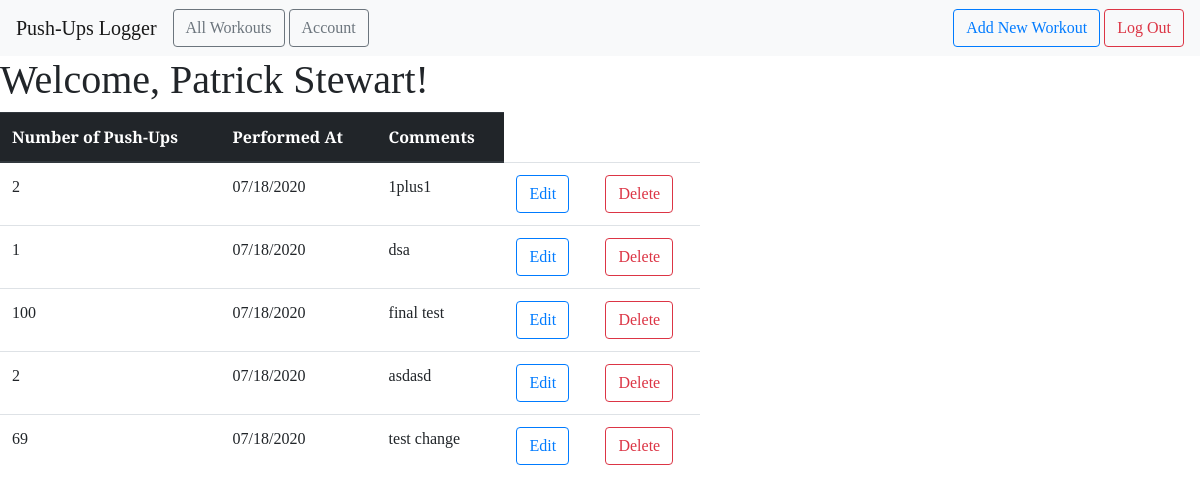
The page /all (signed in) on the database its author committed.
### pushups_logger/models.py (models this page shows)
class User(db.Model, UserMixin):
    id = db.Column(db.Integer, primary_key=True)
    email = db.Column(db.String(100), unique=True)
    password = db.Column(db.String(100))
    name = db.Column(db.String(1000))
    workouts = db.relationship('Workout', backref='author', lazy=True)

class Workout(db.Model):
    id = db.Column(db.Integer, primary_key=True)
    pushups = db.Column(db.Integer, nullable=False)
    date_posted = db.Column(db.DateTime, nullable=False, default=datetime.utcnow)
    comment = db.Column(db.Text, nullable=False)
    user_id = db.Column(db.Integer, db.ForeignKey('user.id'), nullable=False)

### pushups_logger/main.py (the view)
@main.route("/all")
@login_required
def user_workouts():
    user = User.query.filter_by(email=current_user.email).first_or_404()
    workouts = user.workouts  # Workout.query.filter_by(author=user).order_by(Workout.date_posted.desc())
    return render_template('all_workouts.html', workouts=workouts, user=user)

### pushups_logger/__init__.py (called while the page is built)
def create_app():
    app = Flask(__name__)
    app.config['SECRET_KEY'] = 'secret-key-goes-here'
    app.config['SQLALCHEMY_DATABASE_URI'] = 'sqlite:///db.sqlite'
    db.init_app(app)
    login_manager = LoginManager()
    login_manager.login_view = 'auth.login'
    login_manager.init_app(app)
    from .models import User
    @login_manager.user_loader
    def load_user(user_id):
        return User.query.get(int(user_id))
    from .auth import auth as auth_blueprint
    app.register_blueprint(auth_blueprint)
    from .main import main as main_blueprint
    app.register_blueprint(main_blueprint)
    from .class_functions import class_functions as class_functions_blueprint
    app.register_blueprint(class_functions_blueprint)
    return app

### pushups_logger/templates/all_workouts.html
{% extends "base.html" %} {% block head %} {{ super() }}
<link
  rel="stylesheet"
  href="{{ url_for('static', filename= 'extended_beauty.css') }}"
/>
{% endblock %} {% block content %}
<h1>
  Welcome, {{ user.name }}!
</h1>
<div>
  <table class="table table-hover" style="width: 700px;">
    <thead class="thead-dark">
      <tr>
        <th scope="col">Number of Push-Ups</th>
        <th scope="col">Performed At</th>
        <th scope="col">Comments</th>
      </tr>
    </thead>
    <tbody>
      {% for workout in workouts %}
      <tr>
        <td>{{ workout.pushups }}</td>
        <td>{{ workout.date_posted.strftime('%m/%d/%Y') }}</td>
        <td>{{ workout.comment }}</td>
        <td>
          <a
            href="{{ url_for('main.update_workout', workout_id=workout.id) }}"
            class="btn btn-outline-primary"
            role="button"
          >
            Edit
          </a>
        </td>
        <td>
          <a
            href="{{ url_for('main.delete_workout', workout_id=workout.id) }}"
            class="btn btn-outline-danger"
            role="button"
          >
            Delete
          </a>
        </td>
      </tr>
      {% endfor %}
    </tbody>
  </table>
</div>
{% endblock %}

### pushups_logger/templates/base.html (shortened to what this page needs)
<!DOCTYPE html>
<html lang="en">
  <head>
    {% block head %}
    <link
      rel="stylesheet"
      href="{{ url_for('static', filename= 'beauty.css') }}"
    />
    <link
      rel="stylesheet"
      href="https://maxcdn.bootstrapcdn.com/bootstrap/4.0.0/css/bootstrap.min.css"
    />
    {% endblock %}
  </head>
  <body>
    <nav class="navbar navbar-expand-lg navbar-light bg-light">
      <a class="navbar-brand" href="{{ url_for('main.index') }}"
        >Push-Ups Logger</a
      >
      <div class="collapse navbar-collapse" id="navbarSupportedContent">
        <ul class="navbar-nav mr-auto">
          <li class="nav-item active">
            <a
              href="{{ url_for('main.user_workouts') }}"
              class="btn btn-outline-secondary"
              role="button"
              >All Workouts</a
            >
          </li>
          <li class="nav-item">
            <a
              href="{{ url_for('main.profile') }}"
              class="btn btn-outline-secondary"
              role="button"
              style="margin-left: 4px;"
              >Account</a
            >
          </li>
        </ul>
        <form class="form-inline my-2 my-lg-0">
          {% if current_user.is_authenticated %}
          <a
            href="{{ url_for('main.new_workout') }}"
            class="btn btn-outline-primary"
            role="button"
            >Add New Workout</a
          >
          {% endif %}  {% if current_user.is_authenticated %}
          <a
            href="{{ url_for('auth.logout') }}"
            class="btn btn-outline-danger"
            role="button"
            style="margin-left: 4px;"
            >Log Out</a
          >
          {% endif %}
        </form>
      </div>
    </nav>
    {% block content %} {% endblock %}
  </body>
</html>

### pushups_logger/static/beauty.css (style rules this page uses)
* { font-family: "Arvo", serif; }

### pushups_logger/static/extended_beauty.css (style rules this page uses)
h1, h2, h4, p { font-family: "Arvo", serif; }

### rows shown on the page
User: name "Patrick Stewart"
Workout: pushups "2", date_posted "07/18/2020", comment "1plus1"
Workout: pushups "1", date_posted "07/18/2020", comment "dsa"
Workout: pushups "100", date_posted "07/18/2020", comment "final test"
Workout: pushups "2", date_posted "07/18/2020", comment "asdasd"
Workout: pushups "69", date_posted "07/18/2020", comment "test change"
